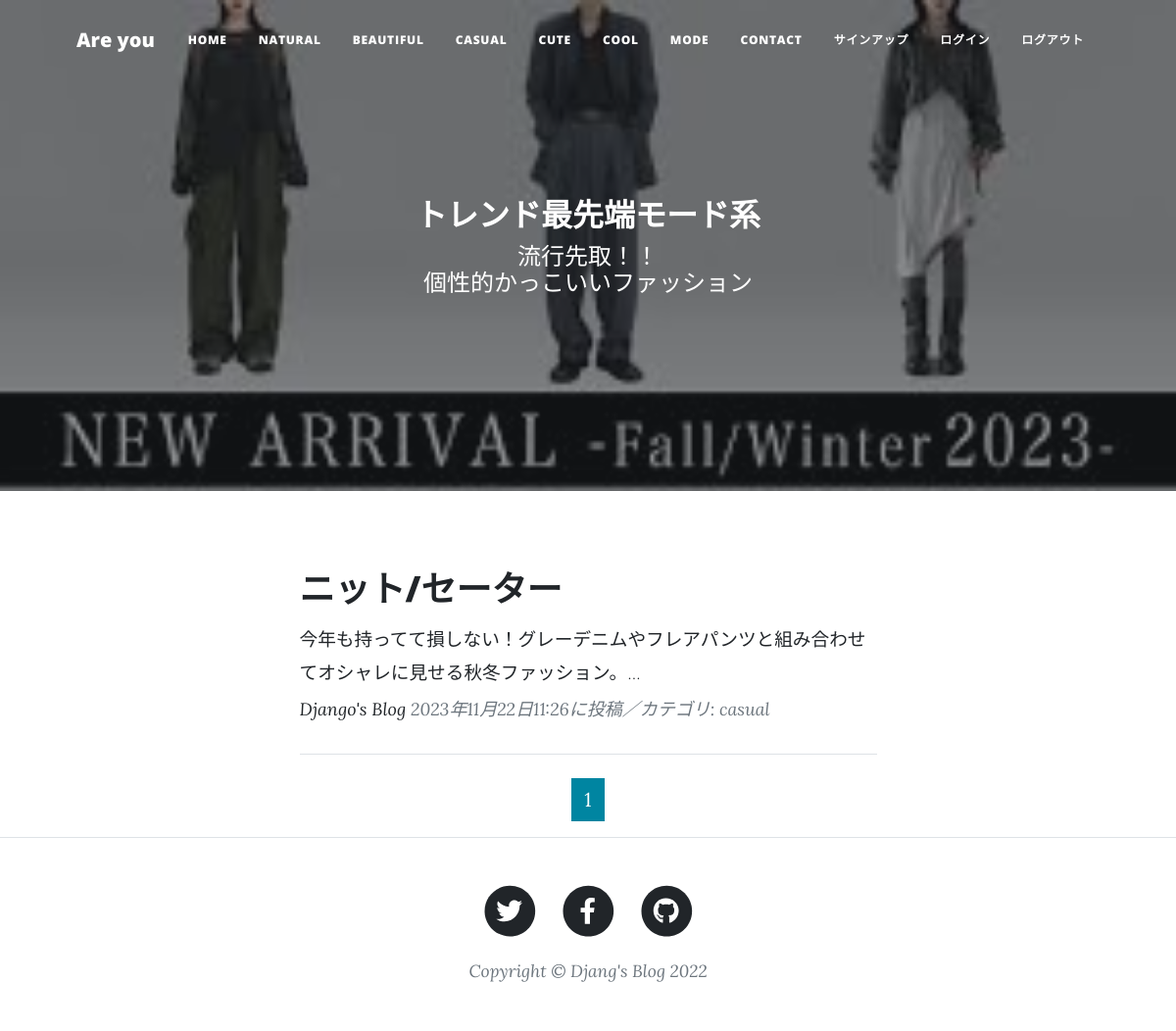
The app's page /casual-list/ with its own data.
### blogapp/models.py (models this page shows, shortened)
class BlogPost(models.Model):
    CATEGORY = (('natural','ナチュラル'),
                ('beautiful','きれいめ'),
                ('casual','カジュアル'),
                ('cute', '可愛い系'),
                ('cool', 'クール系'),
                ('mode', 'モード系'),)
    title = models.CharField(
        verbose_name='タイトル', # フィールドのタイトル
        max_length=200        # 最大文字数は200
        )
    content = models.TextField(
        verbose_name='本文'   # フィールドのタイトル
        )
    posted_at = models.DateTimeField(
        verbose_name='投稿日時', # フィールドのタイトル
        auto_now_add=True       # 日時を自動追加
        )
    category = models.CharField(
        verbose_name='カテゴリ', # フィールドのタイトル
        max_length=50,        # 最大文字数は50
        choices=CATEGORY # categoryフィールドにはCATEGORYの要素のみを登録
        )

### blogapp/views.py (the view)
class CasualView(ListView):
    template_name ='casual_list.html'
    model = BlogPost
    context_object_name = 'casual_records'
    queryset = BlogPost.objects.filter(
        category='casual').order_by('-posted_at')
    paginate_by = 2

### blogapp/templates/casual_list.html (shortened to what this page needs)
{% extends 'base.html' %}
{% load static %}
        {% block header %}
        <header class="masthead"
                style="background-image: url({% static 'assets/img/mode.jpg' %})">
            <div class="container position-relative px-4 px-lg-5">
                <div class="row gx-4 gx-lg-5 justify-content-center">
                    <div class="col-md-10 col-lg-8 col-xl-7">
                        <div class="site-heading">
                            <h2>トレンド最先端モード系</h2>
                            <span class="subheading">
                                流行先取！！<br>個性的かっこいいファッション</span>
                        </div>
                    </div>
                </div>
            </div>
        </header>
        {% endblock %}
        {% block contents %}
        <div class="container px-4 px-lg-5">
            <div class="row gx-4 gx-lg-5 justify-content-center">
                <div class="col-md-10 col-lg-8 col-xl-7">
                    {% for record in casual_records %}
                    <div class="post-preview">
                        <a href="{% url 'blogapp:blog_detail' record.pk %}">
                            <h2 class="post-title">
                                {{record.title}}</h2>
                            <h3 class="post-subtitle">
                                <span style="font-size : 14pt">
                                    {{record.content|truncatechars:50}}
                                </span>
                            </h3>
                        </a>
                        <p class="post-meta">
                            <a href="#">Django's Blog</a>
                            {{record.posted_at}}に投稿／カテゴリ:
                            {{record.category}}</p>
                    </div>
                    <hr class="my-4" />
                    {% endfor %}
                    {% include "pagination.html" %}
                </div>
            </div>
        </div>
        {% endblock %}

### records on screen
BlogPost: title "ニット/セーター", content "今年も持ってて損しない！グレーデニムやフレアパンツと組み合わせてオシャレに見せる秋冬ファッション。…", posted_at "2023年11月22日11:26", category "casual"

### other values on screen
{{ num }} "1"
